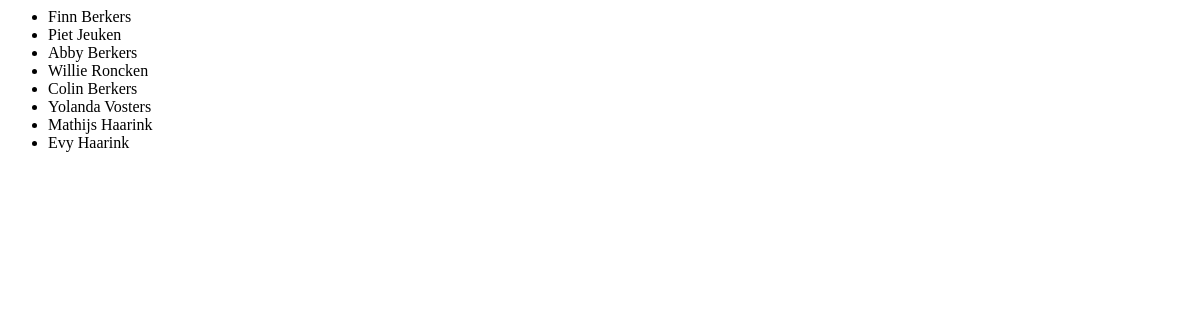
Before: / with the older database file.
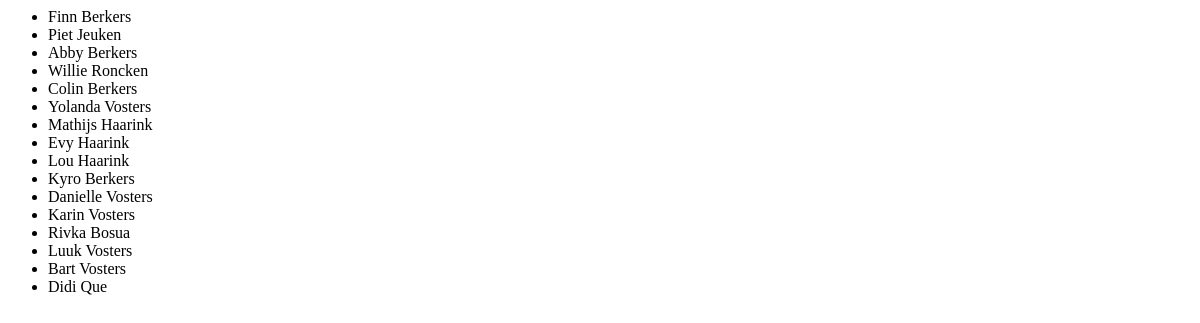
After: the same page with the newer database file.
### seating/models.py (models this page shows, shortened)
class Person(models.Model):
    first_name = models.CharField(max_length=100)
    last_name = models.CharField(max_length=100)
    family = models.ForeignKey(Family, on_delete=models.CASCADE)
    forbidden_neighbors = models.ManyToManyField("self", blank=True)

### seating/views.py (the view)
# urls.py: path('', views.index, name='index'),
def index(request):
    people_list = Person.objects.all()
    context = {'people_list': people_list}
    return render(request, 'seating/index.html', context)

### seating/templates/seating/index.html
{% if people_list %}
    <ul>
    {% for person in people_list %}
        <li>{{ person.first_name }} {{ person.last_name }}</li>
    {% endfor %}
    </ul>
{% endif %}

Changed rows visible on the page:
added Person: first_name "Lou", last_name "Haarink"
added Person: first_name "Kyro", last_name "Berkers"
added Person: first_name "Danielle", last_name "Vosters"
added Person: first_name "Karin", last_name "Vosters"
added Person: first_name "Rivka", last_name "Bosua"
added Person: first_name "Luuk", last_name "Vosters"
added Person: first_name "Bart", last_name "Vosters"
added Person: first_name "Didi", last_name "Que"
